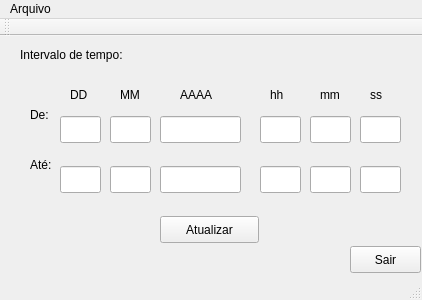
<?xml version="1.0" encoding="UTF-8"?>
<ui version="4.0">
 <class>interfaceArmz</class>
 <widget class="QMainWindow" name="interfaceArmz">
  <property name="geometry">
   <rect>
    <x>0</x>
    <y>0</y>
    <width>422</width>
    <height>300</height>
   </rect>
  </property>
  <property name="windowTitle">
   <string>interfaceArmz</string>
  </property>
  <widget class="QWidget" name="centralWidget">
   <widget class="QLabel" name="label">
    <property name="geometry">
     <rect>
      <x>20</x>
      <y>10</y>
      <width>151</width>
      <height>17</height>
     </rect>
    </property>
    <property name="text">
     <string>Intervalo de tempo:</string>
    </property>
   </widget>
   <widget class="QLabel" name="label_2">
    <property name="geometry">
     <rect>
      <x>70</x>
      <y>50</y>
      <width>21</width>
      <height>17</height>
     </rect>
    </property>
    <property name="text">
     <string>DD</string>
    </property>
   </widget>
   <widget class="QLabel" name="label_3">
    <property name="geometry">
     <rect>
      <x>120</x>
      <y>50</y>
      <width>31</width>
      <height>17</height>
     </rect>
    </property>
    <property name="text">
     <string>MM</string>
    </property>
   </widget>
   <widget class="QLabel" name="label_4">
    <property name="geometry">
     <rect>
      <x>180</x>
      <y>50</y>
      <width>41</width>
      <height>17</height>
     </rect>
    </property>
    <property name="text">
     <string>AAAA</string>
    </property>
   </widget>
   <widget class="QLineEdit" name="dia">
    <property name="geometry">
     <rect>
      <x>60</x>
      <y>80</y>
      <width>41</width>
      <height>27</height>
     </rect>
    </property>
    <property name="maxLength">
     <number>2</number>
    </property>
    <property name="alignment">
     <set>Qt::AlignCenter</set>
    </property>
   </widget>
   <widget class="QLineEdit" name="mes">
    <property name="geometry">
     <rect>
      <x>110</x>
      <y>80</y>
      <width>41</width>
      <height>27</height>
     </rect>
    </property>
    <property name="maxLength">
     <number>2</number>
    </property>
    <property name="alignment">
     <set>Qt::AlignCenter</set>
    </property>
   </widget>
   <widget class="QLineEdit" name="ano">
    <property name="geometry">
     <rect>
      <x>160</x>
      <y>80</y>
      <width>81</width>
      <height>27</height>
     </rect>
    </property>
    <property name="maxLength">
     <number>4</number>
    </property>
    <property name="alignment">
     <set>Qt::AlignCenter</set>
    </property>
   </widget>
   <widget class="QLineEdit" name="dia_2">
    <property name="geometry">
     <rect>
      <x>60</x>
      <y>130</y>
      <width>41</width>
      <height>27</height>
     </rect>
    </property>
    <property name="maxLength">
     <number>2</number>
    </property>
    <property name="alignment">
     <set>Qt::AlignCenter</set>
    </property>
   </widget>
   <widget class="QLineEdit" name="mes_2">
    <property name="geometry">
     <rect>
      <x>110</x>
      <y>130</y>
      <width>41</width>
      <height>27</height>
     </rect>
    </property>
    <property name="maxLength">
     <number>2</number>
    </property>
    <property name="alignment">
     <set>Qt::AlignCenter</set>
    </property>
   </widget>
   <widget class="QLineEdit" name="ano_2">
    <property name="geometry">
     <rect>
      <x>160</x>
      <y>130</y>
      <width>81</width>
      <height>27</height>
     </rect>
    </property>
    <property name="maxLength">
     <number>4</number>
    </property>
    <property name="alignment">
     <set>Qt::AlignCenter</set>
    </property>
   </widget>
   <widget class="QLabel" name="label_8">
    <property name="geometry">
     <rect>
      <x>30</x>
      <y>70</y>
      <width>41</width>
      <height>17</height>
     </rect>
    </property>
    <property name="text">
     <string>De:</string>
    </property>
   </widget>
   <widget class="QLabel" name="label_9">
    <property name="geometry">
     <rect>
      <x>30</x>
      <y>120</y>
      <width>41</width>
      <height>17</height>
     </rect>
    </property>
    <property name="text">
     <string>Até:</string>
    </property>
   </widget>
   <widget class="QPushButton" name="pushButton">
    <property name="geometry">
     <rect>
      <x>160</x>
      <y>180</y>
      <width>99</width>
      <height>27</height>
     </rect>
    </property>
    <property name="text">
     <string>Atualizar</string>
    </property>
   </widget>
   <widget class="QLineEdit" name="hora_2">
    <property name="geometry">
     <rect>
      <x>260</x>
      <y>130</y>
      <width>41</width>
      <height>27</height>
     </rect>
    </property>
    <property name="maxLength">
     <number>2</number>
    </property>
    <property name="alignment">
     <set>Qt::AlignCenter</set>
    </property>
   </widget>
   <widget class="QLineEdit" name="min_2">
    <property name="geometry">
     <rect>
      <x>310</x>
      <y>130</y>
      <width>41</width>
      <height>27</height>
     </rect>
    </property>
    <property name="maxLength">
     <number>2</number>
    </property>
    <property name="alignment">
     <set>Qt::AlignCenter</set>
    </property>
   </widget>
   <widget class="QLineEdit" name="seg_2">
    <property name="geometry">
     <rect>
      <x>360</x>
      <y>130</y>
      <width>41</width>
      <height>27</height>
     </rect>
    </property>
    <property name="maxLength">
     <number>2</number>
    </property>
    <property name="alignment">
     <set>Qt::AlignCenter</set>
    </property>
   </widget>
   <widget class="QLineEdit" name="min">
    <property name="geometry">
     <rect>
      <x>310</x>
      <y>80</y>
      <width>41</width>
      <height>27</height>
     </rect>
    </property>
    <property name="maxLength">
     <number>2</number>
    </property>
    <property name="alignment">
     <set>Qt::AlignCenter</set>
    </property>
   </widget>
   <widget class="QLineEdit" name="hora">
    <property name="geometry">
     <rect>
      <x>260</x>
      <y>80</y>
      <width>41</width>
      <height>27</height>
     </rect>
    </property>
    <property name="maxLength">
     <number>2</number>
    </property>
    <property name="alignment">
     <set>Qt::AlignCenter</set>
    </property>
   </widget>
   <widget class="QLineEdit" name="seg">
    <property name="geometry">
     <rect>
      <x>360</x>
      <y>80</y>
      <width>41</width>
      <height>27</height>
     </rect>
    </property>
    <property name="maxLength">
     <number>2</number>
    </property>
    <property name="alignment">
     <set>Qt::AlignCenter</set>
    </property>
   </widget>
   <widget class="QLabel" name="label_13">
    <property name="geometry">
     <rect>
      <x>320</x>
      <y>50</y>
      <width>31</width>
      <height>17</height>
     </rect>
    </property>
    <property name="text">
     <string>mm</string>
    </property>
   </widget>
   <widget class="QLabel" name="label_14">
    <property name="geometry">
     <rect>
      <x>370</x>
      <y>50</y>
      <width>31</width>
      <height>17</height>
     </rect>
    </property>
    <property name="text">
     <string>ss</string>
    </property>
   </widget>
   <widget class="QLabel" name="label_15">
    <property name="geometry">
     <rect>
      <x>270</x>
      <y>50</y>
      <width>21</width>
      <height>17</height>
     </rect>
    </property>
    <property name="text">
     <string>hh</string>
    </property>
   </widget>
   <widget class="QPushButton" name="pushButton_2">
    <property name="geometry">
     <rect>
      <x>350</x>
      <y>210</y>
      <width>71</width>
      <height>27</height>
     </rect>
    </property>
    <property name="text">
     <string>Sair</string>
    </property>
   </widget>
  </widget>
  <widget class="QMenuBar" name="menuBar">
   <property name="geometry">
    <rect>
     <x>0</x>
     <y>0</y>
     <width>422</width>
     <height>25</height>
    </rect>
   </property>
   <widget class="QMenu" name="menuArquivo">
    <property name="title">
     <string>Arquivo</string>
    </property>
    <addaction name="separator"/>
    <addaction name="actionSair"/>
   </widget>
   <addaction name="menuArquivo"/>
  </widget>
  <widget class="QToolBar" name="mainToolBar">
   <attribute name="toolBarArea">
    <enum>TopToolBarArea</enum>
   </attribute>
   <attribute name="toolBarBreak">
    <bool>false</bool>
   </attribute>
  </widget>
  <widget class="QStatusBar" name="statusBar"/>
  <action name="actionCarregarMapa">
   <property name="text">
    <string>Carregar Mapa</string>
   </property>
  </action>
  <action name="actionSair">
   <property name="text">
    <string>Sair</string>
   </property>
  </action>
 </widget>
 <layoutdefault spacing="6" margin="11"/>
 <tabstops>
  <tabstop>dia</tabstop>
  <tabstop>mes</tabstop>
  <tabstop>ano</tabstop>
  <tabstop>hora</tabstop>
  <tabstop>min</tabstop>
  <tabstop>seg</tabstop>
  <tabstop>dia_2</tabstop>
  <tabstop>mes_2</tabstop>
  <tabstop>ano_2</tabstop>
  <tabstop>hora_2</tabstop>
  <tabstop>min_2</tabstop>
  <tabstop>seg_2</tabstop>
  <tabstop>pushButton</tabstop>
 </tabstops>
 <resources/>
 <connections/>
</ui>
